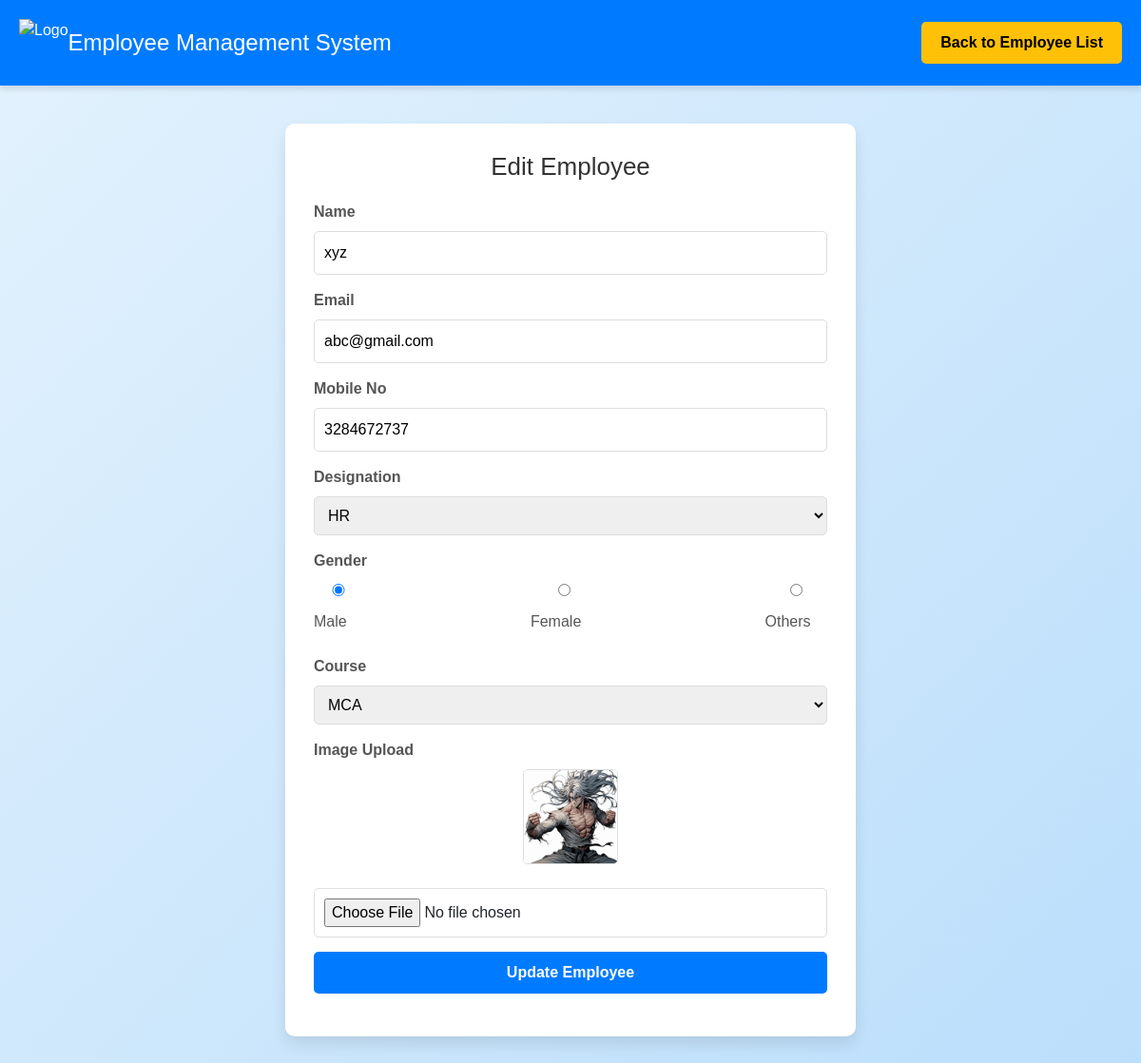
The app's page /employee_edit/22/ with its own data.
### employee_app/models.py (models this page shows, shortened)
class Employee(models.Model):
    name = models.CharField(max_length=100)
    email = models.EmailField(unique=True)  # Example: Employee's email address
    mobile_no = models.CharField(max_length=10)  # Example: Mobile number
    gender = models.CharField(
        max_length=10,
        choices=[('Male', 'Male'), ('Female', 'Female'), ('Others', 'Others')],
        default='SELECT'  # Set default to 'Male'
    )  # Example: Gender (Male/Female)
    designation = models.CharField(
        max_length=100,
        choices=[('HR', 'HR'), ('Manager', 'Manager'), ('Sales', 'Sales')],
        default='SELECT'  # Set default to 'HR'
    )  # Example: Job designation
    course = models.CharField(
        max_length=50,
        choices = [
        ('MCA', 'MCA'),
        ('AIML', 'AIML')],
        default='SELECT'  # Set default to 'MCA'
    )  # Example: Training or course name
    image = models.ImageField(upload_to='employee_images/', null=True, blank=True)
    created_date = models.DateTimeField(default=datetime.datetime(2023, 12, 20, 12, 0, 0))  # Example default

### employee_app/views.py (the view, shortened to what this page needs)
# urls.py: path('employee_edit/', views.employee_edit, name='employee_edit'),
def employee_edit(request, employee_id):
    employee = get_object_or_404(Employee, id=employee_id)
    return render(request, 'employee_edit.html', {'employee': employee})

### employee_app/templates/employee_edit.html (shortened to what this page needs)
{% load static %}
<!DOCTYPE html>
<html lang="en">
<head>
    <link href="https://cdn.jsdelivr.net/npm/bootstrap@5.3.2/dist/css/bootstrap.min.css" rel="stylesheet">
</head>
<body>
    <header>
        <div class="d-flex align-items-center">
            <img src="{% static 'images/logo1.png' %}" alt="Logo">
            <h1>Employee Management System</h1>
        </div>
        <a href="{% url 'employee_list' %}">Back to Employee List</a>
    </header>
    <div class="container">
        <h1>Edit Employee</h1>
        <form method="post" enctype="multipart/form-data">
            <label for="name">Name</label>
            <input type="text" id="name" name="name" value="{{ employee.name }}" required>
            <label for="email">Email</label>
            <input type="email" id="email" name="email" value="{{ employee.email }}" required>
            <label for="mobile_no">Mobile No</label>
            <input type="text" id="mobile_no" name="mobile_no" value="{{ employee.mobile_no }}" required pattern="\d{10}" maxlength="10" title="Enter a valid 10-digit number">
            <label for="designation">Designation</label>
            <select id="designation" name="designation" required>
                <option value="HR" {% if employee.designation == 'HR' %}selected{% endif %}>HR</option>
            </select>
            <label>Gender</label>
            <div class="gender-radio">
                <label><input type="radio" id="male" name="gender" value="Male" {% if employee.gender == 'Male' %}checked{% endif %}> Male</label>
                <label><input type="radio" id="female" name="gender" value="Female" {% if employee.gender == 'Female' %}checked{% endif %}> Female</label>
                <label><input type="radio" id="others" name="gender" value="Others" {% if employee.gender == 'Others' %}checked{% endif %}> Others</label>
            </div>
            <label for="course">Course</label>
            <select id="course" name="course" required>
                <option value="MCA" {% if employee.course == 'MCA' %}selected{% endif %}>MCA</option>
            </select>
            <label for="image">Image Upload</label>
            <div class="image-preview">
                {% if employee.image %}
                    <img src="{{ employee.image.url }}" alt="Employee Image">
                {% else %}
                    <p>No image uploaded</p>
                {% endif %}
            </div>
            <input type="file" id="image" name="image">
            <button type="submit">Update Employee</button>
        </form>
    </div>
</body>
</html>

### employee_app/templates/employee_edit.html (style rules this page uses)
body { background: linear-gradient(135deg, #e3f2fd, #bbdefb); font-family: 'Poppins', sans-serif; margin: 0; padding: 0; }
header { background-color: #007bff; color: white; padding: 20px; display: flex; align-items: center; justify-content: space-between; box-shadow: 0 4px 6px rgba(0, 0, 0, 0.1); }
header img { height: 50px; }
header h1 { margin: 0; font-size: 24px; }
header a { background-color: #ffc107; padding: 10px 20px; color: black; text-decoration: none; font-weight: bold; border-radius: 5px; transition: background-color 0.3s; }
.container { margin: 40px auto; max-width: 600px; background-color: white; padding: 30px; border-radius: 10px; box-shadow: 0 8px 15px rgba(0, 0, 0, 0.1); }
.container h1 { text-align: center; font-size: 26px; color: #333; margin-bottom: 20px; }
label { font-weight: bold; color: #555; margin-bottom: 8px; }
input, select, button { width: 100%; padding: 10px; margin-bottom: 15px; font-size: 16px; border-radius: 5px; border: 1px solid #ddd; transition: border-color 0.3s ease; }
button { background-color: #007bff; color: white; border: none; cursor: pointer; font-weight: bold; transition: background-color 0.3s ease; }
.gender-radio { display: flex; justify-content: space-between; margin-bottom: 15px; }
.gender-radio label { font-weight: normal; }
.image-preview { margin-bottom: 15px; text-align: center; }
.image-preview img { border: 1px solid #ddd; border-radius: 5px; max-width: 100px; margin-bottom: 10px; }

### records on screen
Employee: name "xyz", email "abc@gmail.com", mobile_no "3284672737", designation "HR", gender "☑ Male", gender "☐ Female", gender "☐ Others", course "MCA", image (picture)
